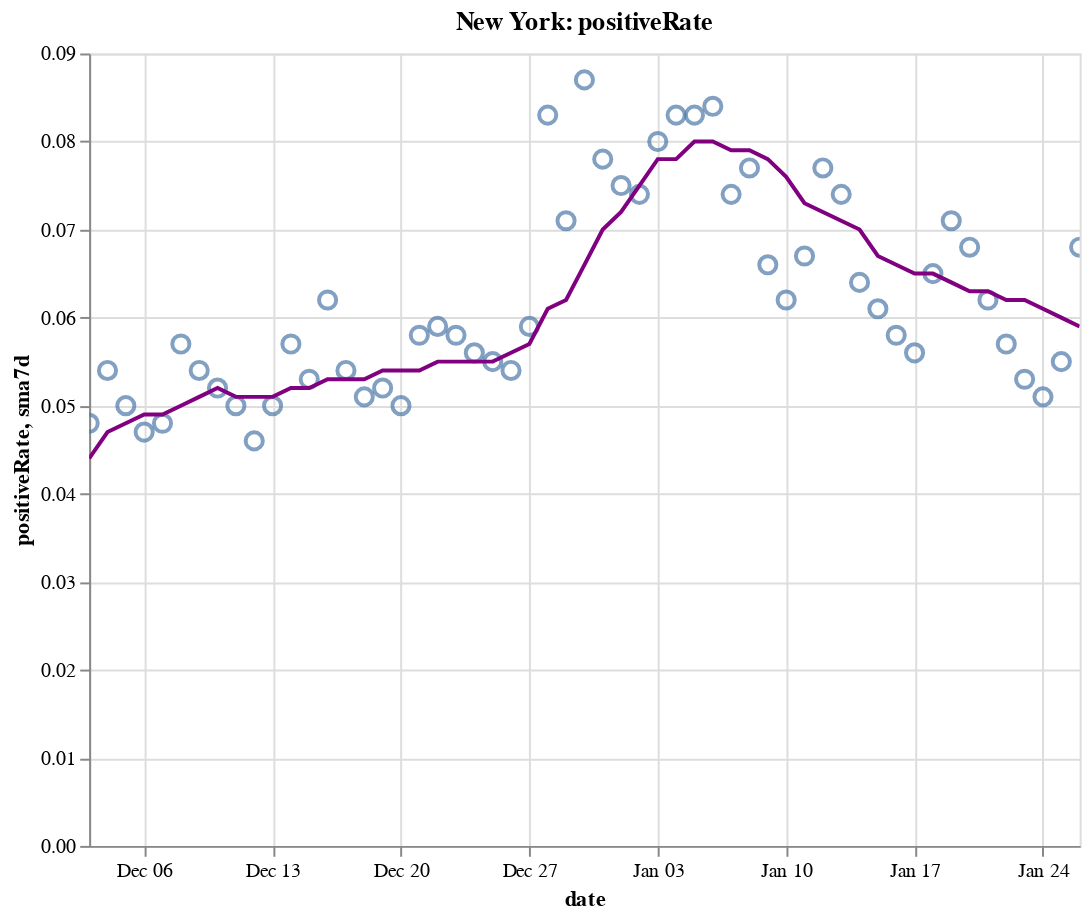

The notebook cell this image was saved under:
### Code cell
create_plot(ny, 'positiveRate')

### Figure 1 — Vega-Lite specification as saved in the notebook (floating-point values rounded to 4 significant figures)
{"config": {"view": {"continuousWidth": 400, "continuousHeight": 300}}, "layer": [{"layer": [{"mark": {"type": "point", "size": 75}, "encoding": {"tooltip": [{"type": "temporal", "field": "date"}, {"type": "quantitative", "field": "positiveRate"}, {"type": "quantitative", "field": "sma7d"}], "x": {"type": "temporal", "field": "date"}, "y": {"type": "quantitative", "field": "positiveRate"}}, "selection": {"selector010": {"type": "interval", "bind": "scales", "encodings": ["x", "y"]}}}, {"mark": {"type": "line", "color": "purple"}, "encoding": {"x": {"type": "temporal", "field": "date"}, "y": {"type": "quantitative", "field": "sma7d"}}}]}, {"mark": {"type": "rule", "color": "#aaa"}, "encoding": {"x": {"type": "temporal", "field": "date"}}, "transform": [{"filter": {"selection": "selector009"}}]}, {"mark": "circle", "encoding": {"opacity": {"condition": {"value": 1, "selection": "selector009"}, "value": 0}, "tooltip": [{"type": "temporal", "field": "date"}, {"type": "quantitative", "field": "positiveRate"}, {"type": "quantitative", "field": "sma7d"}], "x": {"type": "temporal", "field": "date"}, "y": {"type": "quantitative", "field": "positiveRate"}}, "selection": {"selector009": {"type": "single", "encodings": ["x"], "on": "mouseover", "nearest": true, "empty": "none"}}}, {"mark": {"type": "text", "align": "left", "dx": 5, "dy": -5, "stroke": "white", "strokeWidth": 2}, "encoding": {"text": {"type": "quantitative", "field": "positiveRate"}, "tooltip": [{"type": "temporal", "field": "date"}, {"type": "quantitative", "field": "positiveRate"}, {"type": "quantitative", "field": "sma7d"}], "x": {"type": "temporal", "field": "date"}, "y": {"type": "quantitative", "field": "positiveRate"}}, "transform": [{"filter": {"selection": "selector009"}}]}, {"mark": {"type": "text", "align": "left", "dx": 5, "dy": -5}, "encoding": {"text": {"type": "quantitative", "field": "positiveRate"}, "tooltip": [{"type": "temporal", "field": "date"}, {"type": "quantitative", "field": "positiveRate"}, {"type": "quantitative", "field": "sma7d"}], "x": {"type": "temporal", "field": "date"}, "y": {"type": "quantitative", "field": "positiveRate"}}, "transform": [{"filter": {"selection": "selector009"}}]}], "data": {"name": "data-e255a683d3b0ba199bc5c914d719cab7"}, "height": 400, "title": "New York: positiveRate", "width": 500, "$schema": "https://vega.github.io/schema/vega-lite/v4.8.1.json", "datasets": {"data-e255a683d3b0ba199bc5c914d719cab7": [{"date": "2020-12-03T00:00:00", "totalTestResultsIncrease": 203400.0, "positiveIncrease": 9855.0, "death": 26960.0, "deathIncrease": 66.0, "positiveRate": 0.048, "state": "New York", "sma7d": 0.044}, {"date": "2020-12-04T00:00:00", "totalTestResultsIncrease": 208300.0, "positiveIncrease": 11270.0, "death": 27020.0, "deathIncrease": 62.0, "positiveRate": 0.054, "state": "New York", "sma7d": 0.047}, {"date": "2020-12-05T00:00:00", "totalTestResultsIncrease": 215400.0, "positiveIncrease": 10760.0, "death": 27090.0, "deathIncrease": 72.0, "positiveRate": 0.05, "state": "New York", "sma7d": 0.048}, {"date": "2020-12-06T00:00:00", "totalTestResultsIncrease": 205800.0, "positiveIncrease": 9702.0, "death": 27150.0, "deathIncrease": 60.0, "positiveRate": 0.047, "state": "New York", "sma7d": 0.049}, {"date": "2020-12-07T00:00:00", "totalTestResultsIncrease": 152300.0, "positiveIncrease": 7302.0, "death": 27230.0, "deathIncrease": 83.0, "positiveRate": 0.048, "state": "New York", "sma7d": 0.049}, {"date": "2020-12-08T00:00:00", "totalTestResultsIncrease": 162500.0, "positiveIncrease": 9335.0, "death": 27310.0, "deathIncrease": 75.0, "positiveRate": 0.057, "state": "New York", "sma7d": 0.05}, {"date": "2020-12-09T00:00:00", "totalTestResultsIncrease": 194600.0, "positiveIncrease": 10600.0, "death": 27400.0, "deathIncrease": 97.0, "positiveRate": 0.054, "state": "New York", "sma7d": 0.051}, {"date": "2020-12-10T00:00:00", "totalTestResultsIncrease": 197400.0, "positiveIncrease": 10180.0, "death": 27500.0, "deathIncrease": 94.0, "positiveRate": 0.052, "state": "New York", "sma7d": 0.052}, {"date": "2020-12-11T00:00:00", "totalTestResultsIncrease": 212700.0, "positiveIncrease": 10600.0, "death": 27590.0, "deathIncrease": 89.0, "positiveRate": 0.05, "state": "New York", "sma7d": 0.051}, {"date": "2020-12-12T00:00:00", "totalTestResultsIncrease": 242900.0, "positiveIncrease": 11130.0, "death": 27680.0, "deathIncrease": 88.0, "positiveRate": 0.046, "state": "New York", "sma7d": 0.051}, {"date": "2020-12-13T00:00:00", "totalTestResultsIncrease": 205200.0, "positiveIncrease": 10190.0, "death": 27780.0, "deathIncrease": 110.0, "positiveRate": 0.05, "state": "New York", "sma7d": 0.051}, {"date": "2020-12-14T00:00:00", "totalTestResultsIncrease": 159800.0, "positiveIncrease": 9044.0, "death": 27870.0, "deathIncrease": 85.0, "positiveRate": 0.057, "state": "New York", "sma7d": 0.052}, {"date": "2020-12-15T00:00:00", "totalTestResultsIncrease": 194200.0, "positiveIncrease": 10350.0, "death": 28000.0, "deathIncrease": 132.0, "positiveRate": 0.053, "state": "New York", "sma7d": 0.052}, {"date": "2020-12-16T00:00:00", "totalTestResultsIncrease": 160900.0, "positiveIncrease": 9998.0, "death": 28100.0, "deathIncrease": 98.0, "positiveRate": 0.062, "state": "New York", "sma7d": 0.053}, {"date": "2020-12-17T00:00:00", "totalTestResultsIncrease": 202800.0, "positiveIncrease": 10910.0, "death": 28220.0, "deathIncrease": 122.0, "positiveRate": 0.054, "state": "New York", "sma7d": 0.053}, {"date": "2020-12-18T00:00:00", "totalTestResultsIncrease": 249400.0, "positiveIncrease": 12700.0, "death": 28340.0, "deathIncrease": 122.0, "positiveRate": 0.051, "state": "New York", "sma7d": 0.053}, {"date": "2020-12-19T00:00:00", "totalTestResultsIncrease": 191500.0, "positiveIncrease": 9919.0, "death": 28470.0, "deathIncrease": 130.0, "positiveRate": 0.052, "state": "New York", "sma7d": 0.054}, {"date": "2020-12-20T00:00:00", "totalTestResultsIncrease": 197300.0, "positiveIncrease": 9957.0, "death": 28600.0, "deathIncrease": 124.0, "positiveRate": 0.05, "state": "New York", "sma7d": 0.054}, {"date": "2020-12-21T00:00:00", "totalTestResultsIncrease": 156500.0, "positiveIncrease": 9007.0, "death": 28710.0, "deathIncrease": 111.0, "positiveRate": 0.058, "state": "New York", "sma7d": 0.054}, {"date": "2020-12-22T00:00:00", "totalTestResultsIncrease": 164900.0, "positiveIncrease": 9716.0, "death": 28850.0, "deathIncrease": 141.0, "positiveRate": 0.059, "state": "New York", "sma7d": 0.055}, {"date": "2020-12-23T00:00:00", "totalTestResultsIncrease": 204400.0, "positiveIncrease": 11940.0, "death": 29020.0, "deathIncrease": 166.0, "positiveRate": 0.058, "state": "New York", "sma7d": 0.055}, {"date": "2020-12-24T00:00:00", "totalTestResultsIncrease": 226300.0, "positiveIncrease": 12570.0, "death": 29150.0, "deathIncrease": 133.0, "positiveRate": 0.056, "state": "New York", "sma7d": 0.055}, {"date": "2020-12-25T00:00:00", "totalTestResultsIncrease": 226600.0, "positiveIncrease": 12450.0, "death": 29270.0, "deathIncrease": 121.0, "positiveRate": 0.055, "state": "New York", "sma7d": 0.055}, {"date": "2020-12-26T00:00:00", "totalTestResultsIncrease": 201400.0, "positiveIncrease": 10810.0, "death": 29400.0, "deathIncrease": 126.0, "positiveRate": 0.054, "state": "New York", "sma7d": 0.056}, {"date": "2020-12-27T00:00:00", "totalTestResultsIncrease": 130300.0, "positiveIncrease": 7623.0, "death": 29510.0, "deathIncrease": 115.0, "positiveRate": 0.059, "state": "New York", "sma7d": 0.057}, {"date": "2020-12-28T00:00:00", "totalTestResultsIncrease": 124900.0, "positiveIncrease": 10410.0, "death": 29630.0, "deathIncrease": 118.0, "positiveRate": 0.083, "state": "New York", "sma7d": 0.061}, {"date": "2020-12-29T00:00:00", "totalTestResultsIncrease": 160200.0, "positiveIncrease": 11440.0, "death": 29760.0, "deathIncrease": 127.0, "positiveRate": 0.071, "state": "New York", "sma7d": 0.062}, {"date": "2020-12-30T00:00:00", "totalTestResultsIncrease": 154900.0, "positiveIncrease": 13420.0, "death": 29900.0, "deathIncrease": 149.0, "positiveRate": 0.087, "state": "New York", "sma7d": 0.066}, {"date": "2020-12-31T00:00:00", "totalTestResultsIncrease": 216600.0, "positiveIncrease": 16800.0, "death": 30040.0, "deathIncrease": 135.0, "positiveRate": 0.078, "state": "New York", "sma7d": 0.07}, {"date": "2021-01-01T00:00:00", "totalTestResultsIncrease": 219300.0, "positiveIncrease": 16500.0, "death": 30210.0, "deathIncrease": 168.0, "positiveRate": 0.075, "state": "New York", "sma7d": 0.072}, {"date": "2021-01-02T00:00:00", "totalTestResultsIncrease": 202400.0, "positiveIncrease": 15070.0, "death": 30340.0, "deathIncrease": 129.0, "positiveRate": 0.074, "state": "New York", "sma7d": 0.075}, {"date": "2021-01-03T00:00:00", "totalTestResultsIncrease": 142300.0, "positiveIncrease": 11370.0, "death": 30480.0, "deathIncrease": 139.0, "positiveRate": 0.08, "state": "New York", "sma7d": 0.078}, {"date": "2021-01-04T00:00:00", "totalTestResultsIncrease": 134400.0, "positiveIncrease": 11210.0, "death": 30650.0, "deathIncrease": 172.0, "positiveRate": 0.083, "state": "New York", "sma7d": 0.078}, {"date": "2021-01-05T00:00:00", "totalTestResultsIncrease": 152400.0, "positiveIncrease": 12670.0, "death": 30800.0, "deathIncrease": 154.0, "positiveRate": 0.083, "state": "New York", "sma7d": 0.08}, {"date": "2021-01-06T00:00:00", "totalTestResultsIncrease": 197800.0, "positiveIncrease": 16650.0, "death": 30960.0, "deathIncrease": 163.0, "positiveRate": 0.084, "state": "New York", "sma7d": 0.08}, {"date": "2021-01-07T00:00:00", "totalTestResultsIncrease": 238600.0, "positiveIncrease": 17640.0, "death": 31160.0, "deathIncrease": 199.0, "positiveRate": 0.074, "state": "New York", "sma7d": 0.079}, {"date": "2021-01-08T00:00:00", "totalTestResultsIncrease": 243900.0, "positiveIncrease": 18830.0, "death": 31330.0, "deathIncrease": 165.0, "positiveRate": 0.077, "state": "New York", "sma7d": 0.079}, {"date": "2021-01-09T00:00:00", "totalTestResultsIncrease": 258000.0, "positiveIncrease": 16940.0, "death": 31520.0, "deathIncrease": 190.0, "positiveRate": 0.066, "state": "New York", "sma7d": 0.078}, {"date": "2021-01-10T00:00:00", "totalTestResultsIncrease": 246800.0, "positiveIncrease": 15360.0, "death": 31670.0, "deathIncrease": 153.0, "positiveRate": 0.062, "state": "New York", "sma7d": 0.076}, {"date": "2021-01-11T00:00:00", "totalTestResultsIncrease": 203900.0, "positiveIncrease": 13710.0, "death": 31840.0, "deathIncrease": 169.0, "positiveRate": 0.067, "state": "New York", "sma7d": 0.073}, {"date": "2021-01-12T00:00:00", "totalTestResultsIncrease": 196700.0, "positiveIncrease": 15210.0, "death": 32010.0, "deathIncrease": 166.0, "positiveRate": 0.077, "state": "New York", "sma7d": 0.072}, {"date": "2021-01-13T00:00:00", "totalTestResultsIncrease": 196900.0, "positiveIncrease": 14580.0, "death": 32180.0, "deathIncrease": 168.0, "positiveRate": 0.074, "state": "New York", "sma7d": 0.071}, {"date": "2021-01-14T00:00:00", "totalTestResultsIncrease": 212600.0, "positiveIncrease": 13660.0, "death": 32380.0, "deathIncrease": 204.0, "positiveRate": 0.064, "state": "New York", "sma7d": 0.07}, {"date": "2021-01-15T00:00:00", "totalTestResultsIncrease": 324700.0, "positiveIncrease": 19940.0, "death": 32570.0, "deathIncrease": 187.0, "positiveRate": 0.061, "state": "New York", "sma7d": 0.067}, {"date": "2021-01-16T00:00:00", "totalTestResultsIncrease": 277300.0, "positiveIncrease": 16000.0, "death": 32720.0, "deathIncrease": 159.0, "positiveRate": 0.058, "state": "New York", "sma7d": 0.066}, {"date": "2021-01-17T00:00:00", "totalTestResultsIncrease": 246500.0, "positiveIncrease": 13840.0, "death": 32900.0, "deathIncrease": 172.0, "positiveRate": 0.056, "state": "New York", "sma7d": 0.065}, {"date": "2021-01-18T00:00:00", "totalTestResultsIncrease": 186200.0, "positiveIncrease": 12180.0, "death": 33050.0, "deathIncrease": 155.0, "positiveRate": 0.065, "state": "New York", "sma7d": 0.065}, {"date": "2021-01-19T00:00:00", "totalTestResultsIncrease": 177300.0, "positiveIncrease": 12510.0, "death": 33220.0, "deathIncrease": 172.0, "positiveRate": 0.071, "state": "New York", "sma7d": 0.064}, {"date": "2021-01-20T00:00:00", "totalTestResultsIncrease": 195400.0, "positiveIncrease": 13360.0, "death": 33420.0, "deathIncrease": 191.0, "positiveRate": 0.068, "state": "New York", "sma7d": 0.063}, {"date": "2021-01-21T00:00:00", "totalTestResultsIncrease": 224600.0, "positiveIncrease": 13890.0, "death": 33590.0, "deathIncrease": 179.0, "positiveRate": 0.062, "state": "New York", "sma7d": 0.063}, {"date": "2021-01-22T00:00:00", "totalTestResultsIncrease": 268000.0, "positiveIncrease": 15140.0, "death": 33760.0, "deathIncrease": 169.0, "positiveRate": 0.057, "state": "New York", "sma7d": 0.062}, {"date": "2021-01-23T00:00:00", "totalTestResultsIncrease": 262100.0, "positiveIncrease": 13790.0, "death": 33910.0, "deathIncrease": 144.0, "positiveRate": 0.053, "state": "New York", "sma7d": 0.062}, {"date": "2021-01-24T00:00:00", "totalTestResultsIncrease": 250000.0, "positiveIncrease": 12720.0, "death": 34070.0, "deathIncrease": 162.0, "positiveRate": 0.051, "state": "New York", "sma7d": 0.061}, {"date": "2021-01-25T00:00:00", "totalTestResultsIncrease": 219500.0, "positiveIncrease": 12000.0, "death": 34240.0, "deathIncrease": 173.0, "positiveRate": 0.055, "state": "New York", "sma7d": 0.06}, {"date": "2021-01-26T00:00:00", "totalTestResultsIncrease": 162900.0, "positiveIncrease": 11060.0, "death": 34410.0, "deathIncrease": 165.0, "positiveRate": 0.068, "state": "New York", "sma7d": 0.059}]}}
